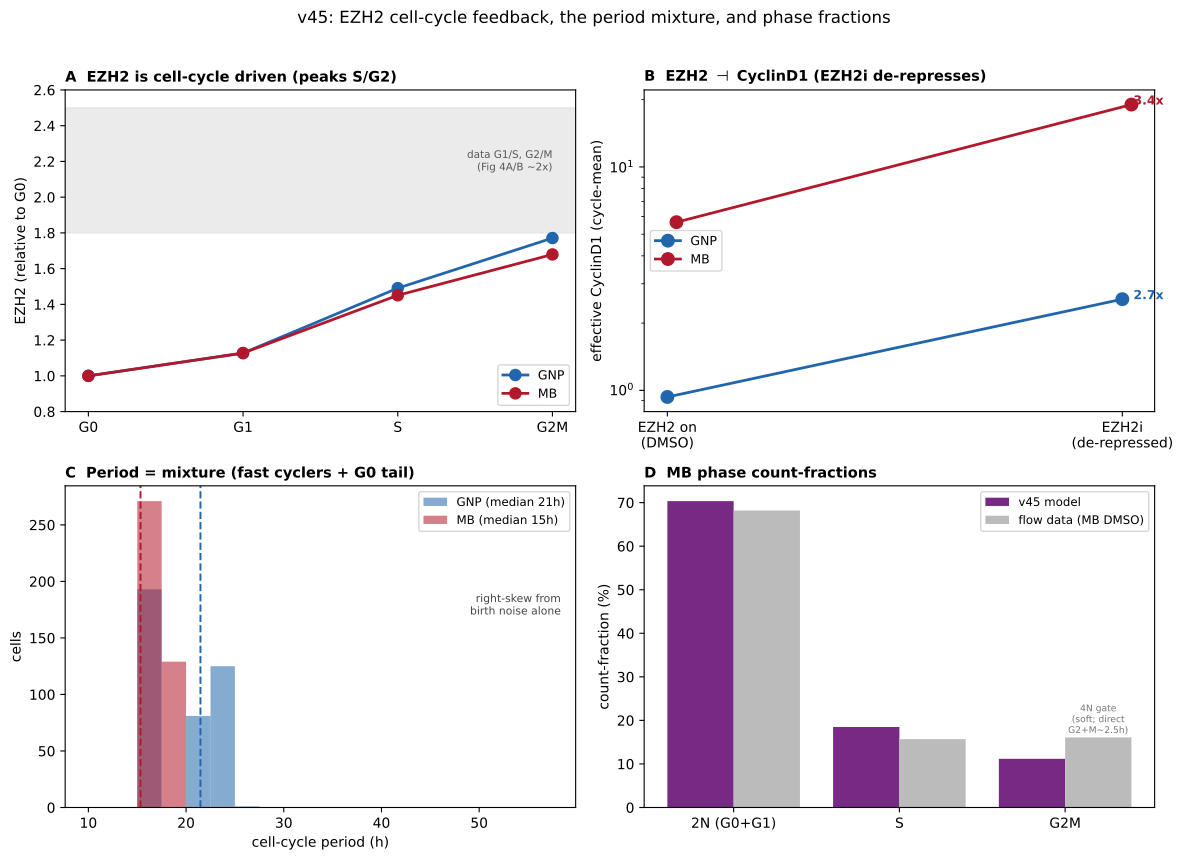

Python code for this plot:
"""v45 Figure -- EZH2 cell-cycle dynamics + the period mixture + phase count-fractions.

Panels:
  (A) EZH2 vs cell-cycle phase (G0/G1/S/G2M), GNP & MB -- EZH2 is cycle-driven and peaks in S/G2
      (Fig 4A/B, G2/G0 ~2x). EZH2 integrates over the cycle and is halved at division.
  (B) EZH2 represses CyclinD1: cycle-mean effective CyclinD1 vs EZH2 inhibition (-/+ EZH2i) for GNP
      and MB -- removing EZH2 de-represses CyclinD1 (the rescue mechanism, ~Fig 3C).
  (C) Period distribution (GNP & MB): a right-skewed MIXTURE of fast committed cyclers + a G0 tail,
      from birth noise alone. Median ~22h; the fast mode ~15h.
  (D) MB cell-cycle COUNT-fractions vs the flow target (2N / S / G2M).

Run:  ./venv/bin/python simulations/fig_v45_ezh2_period.py
"""
import sys, os
sys.path.insert(0, os.path.dirname(os.path.dirname(os.path.abspath(__file__))))
import numpy as np
import matplotlib.pyplot as plt
sys.path.insert(0, os.path.dirname(os.path.abspath(__file__)))
import v45_stochastic_commitment as v45

N = 400
print('running GNP / MB ensembles ...')
ENS = {}
for nm in ('GNP', 'MB', 'GNP+EZH2i', 'MB+EZH2i'):
    drive, ezh2i = v45.condition_drive(nm)
    ENS[nm] = v45.ensemble(drive, EZH2i=ezh2i, N=N)

fig, axes = plt.subplots(2, 2, figsize=(12, 8.6))

# ---- (A) EZH2 by phase ----
axA = axes[0, 0]
phases = ['G0', 'G1', 'S', 'G2M']
for nm, c in [('GNP', '#2166AC'), ('MB', '#B2182B')]:
    means = []
    for ph in phases:
        vals = []
        for cell in ENS[nm]:
            sel = cell['ph'][ph]
            if sel.any():
                vals.append(float(cell['traj']['EZH2'][sel].mean()))
        means.append(np.mean(vals) if vals else np.nan)
    means = np.array(means) / means[0]                # normalize to G0
    axA.plot(phases, means, '-o', color=c, lw=2, ms=8, label=nm)
axA.axhspan(1.8, 2.5, color='#DDDDDD', alpha=0.6)
axA.text(3, 2.15, 'data G1/S, G2/M\n(Fig 4A/B ~2x)', fontsize=7.5, ha='right', color='#555')
axA.set_ylabel('EZH2 (relative to G0)'); axA.set_ylim(0.8, 2.6)
axA.set_title('A  EZH2 is cell-cycle driven (peaks S/G2)', loc='left', fontweight='bold', fontsize=10.5)
axA.legend(fontsize=9)

# ---- (B) EZH2 represses CyclinD1 (de-repression by EZH2i) ----
axB = axes[0, 1]
pairs = [('GNP', 'GNP+EZH2i', '#2166AC'), ('MB', 'MB+EZH2i', '#B2182B')]
xb = np.arange(2)
for i, (base, ezi, c) in enumerate(pairs):
    cd0 = v45.ezh2_stats(ENS[base])['cd_mean']
    cd1 = v45.ezh2_stats(ENS[ezi])['cd_mean']
    axB.plot(xb + i * 0.02, [cd0, cd1], '-o', color=c, lw=2, ms=9, label=base)
    axB.annotate(f'{cd1/cd0:.1f}x', (1, cd1), textcoords='offset points', xytext=(8, 0),
                 fontsize=9, color=c, fontweight='bold')
axB.set_xticks(xb); axB.set_xticklabels(['EZH2 on\n(DMSO)', 'EZH2i\n(de-repressed)'])
axB.set_yscale('log'); axB.set_ylabel('effective CyclinD1 (cycle-mean)')
axB.set_title('B  EZH2 $\\dashv$ CyclinD1 (EZH2i de-represses)', loc='left', fontweight='bold', fontsize=10.5)
axB.legend(fontsize=9, loc='center left')

# ---- (C) period distribution mixture ----
axC = axes[1, 0]
for nm, c in [('GNP', '#2166AC'), ('MB', '#B2182B')]:
    pers = np.array([cell['per'] for cell in ENS[nm]])
    axC.hist(pers, bins=np.arange(10, 60, 2.5), alpha=0.55, color=c, label=f'{nm} (median {np.median(pers):.0f}h)')
    axC.axvline(np.median(pers), color=c, ls='--', lw=1.4)
axC.set_xlabel('cell-cycle period (h)'); axC.set_ylabel('cells')
axC.set_title('C  Period = mixture (fast cyclers + G0 tail)', loc='left', fontweight='bold', fontsize=10.5)
axC.legend(fontsize=8.5)
axC.text(0.97, 0.6, 'right-skew from\nbirth noise alone', transform=axC.transAxes, ha='right',
         fontsize=7.8, color='#444')

# ---- (D) MB count-fractions vs flow target ----
axD = axes[1, 1]
cf, _ = v45.count_fractions(ENS['MB'])
model = [cf['G0'] + cf['G1'], cf['S'], cf['G2M']]
target = [68.2, 15.7, 16.1]                          # 2N / S / G2M (flow; G2M 4N-gate, soft)
labels = ['2N (G0+G1)', 'S', 'G2M']
xd = np.arange(3)
axD.bar(xd - 0.2, model, width=0.4, color='#762A83', label='v45 model')
axD.bar(xd + 0.2, target, width=0.4, color='#BBBBBB', label='flow data (MB DMSO)')
axD.text(2 + 0.2, target[2] + 1, '4N gate\n(soft; direct\nG2+M~2.5h)', fontsize=6.6, ha='center', color='#777')
axD.set_xticks(xd); axD.set_xticklabels(labels); axD.set_ylabel('count-fraction (%)')
axD.set_title('D  MB phase count-fractions', loc='left', fontweight='bold', fontsize=10.5)
axD.legend(fontsize=8.5)

fig.suptitle('v45: EZH2 cell-cycle feedback, the period mixture, and phase fractions', fontsize=12, y=0.995)
fig.tight_layout(rect=[0, 0, 1, 0.98])
fig.savefig('simulations/fig_v45_ezh2_period.png', dpi=165, bbox_inches='tight')
fig.savefig('simulations/fig_v45_ezh2_period.pdf', bbox_inches='tight')
print('wrote simulations/fig_v45_ezh2_period.{png,pdf}')
